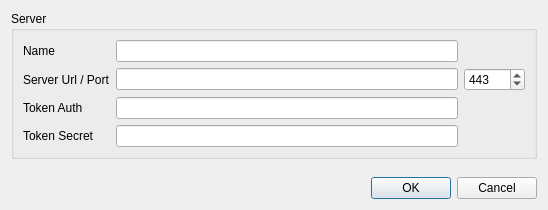
<?xml version="1.0" encoding="UTF-8"?>
<ui version="4.0">
 <class>Dialog</class>
 <widget class="QDialog" name="Dialog">
  <property name="geometry">
   <rect>
    <x>0</x>
    <y>0</y>
    <width>548</width>
    <height>210</height>
   </rect>
  </property>
  <property name="windowTitle">
   <string>Dialog</string>
  </property>
  <layout class="QVBoxLayout" name="verticalLayout">
   <item>
    <widget class="QGroupBox" name="groupBox_4">
     <property name="title">
      <string>Server</string>
     </property>
     <layout class="QGridLayout" name="gridLayout_2">
      <item row="1" column="1">
       <widget class="QLineEdit" name="leServerUrl">
        <property name="toolTip">
         <string>&lt;html&gt;&lt;head/&gt;&lt;body&gt;&lt;p&gt;Path to look for templates, post processors, tool tables and other external files.&lt;/p&gt;&lt;p&gt;&lt;br/&gt;&lt;/p&gt;&lt;p&gt;If left empty the macro directory is used.&lt;/p&gt;&lt;/body&gt;&lt;/html&gt;</string>
        </property>
       </widget>
      </item>
      <item row="3" column="0">
       <widget class="QLabel" name="label">
        <property name="text">
         <string>Token Secret</string>
        </property>
       </widget>
      </item>
      <item row="3" column="1">
       <widget class="QLineEdit" name="leTokenSecret"/>
      </item>
      <item row="2" column="1">
       <widget class="QLineEdit" name="leTokenAuth">
        <property name="toolTip">
         <string>&lt;html&gt;&lt;head/&gt;&lt;body&gt;&lt;p&gt;The default template to be selected when creating a new Job. &lt;/p&gt;&lt;p&gt;&lt;br/&gt;&lt;/p&gt;&lt;p&gt;This can be helpful when almost all jobs will be processed by the same machine with a similar setup.&lt;/p&gt;&lt;p&gt;&lt;br/&gt;&lt;/p&gt;&lt;p&gt;If left empty no template will be preselected.&lt;/p&gt;&lt;/body&gt;&lt;/html&gt;</string>
        </property>
       </widget>
      </item>
      <item row="0" column="0">
       <widget class="QLabel" name="label_2">
        <property name="text">
         <string>Name</string>
        </property>
       </widget>
      </item>
      <item row="0" column="1">
       <widget class="QLineEdit" name="leServerName"/>
      </item>
      <item row="2" column="0">
       <widget class="QLabel" name="label_8">
        <property name="text">
         <string>Token Auth</string>
        </property>
       </widget>
      </item>
      <item row="1" column="0">
       <widget class="QLabel" name="label_7">
        <property name="text">
         <string>Server Url / Port</string>
        </property>
       </widget>
      </item>
      <item row="1" column="2">
       <widget class="QSpinBox" name="spinPort">
        <property name="maximum">
         <number>10000</number>
        </property>
        <property name="value">
         <number>443</number>
        </property>
       </widget>
      </item>
     </layout>
    </widget>
   </item>
   <item>
    <spacer name="verticalSpacer">
     <property name="orientation">
      <enum>Qt::Vertical</enum>
     </property>
     <property name="sizeHint" stdset="0">
      <size>
       <width>20</width>
       <height>40</height>
      </size>
     </property>
    </spacer>
   </item>
   <item>
    <widget class="QDialogButtonBox" name="buttonBox">
     <property name="orientation">
      <enum>Qt::Horizontal</enum>
     </property>
     <property name="standardButtons">
      <set>QDialogButtonBox::Cancel|QDialogButtonBox::Ok</set>
     </property>
    </widget>
   </item>
  </layout>
 </widget>
 <tabstops>
  <tabstop>leServerName</tabstop>
  <tabstop>leServerUrl</tabstop>
  <tabstop>spinPort</tabstop>
  <tabstop>leTokenAuth</tabstop>
  <tabstop>leTokenSecret</tabstop>
 </tabstops>
 <resources/>
 <connections>
  <connection>
   <sender>buttonBox</sender>
   <signal>accepted()</signal>
   <receiver>Dialog</receiver>
   <slot>accept()</slot>
   <hints>
    <hint type="sourcelabel">
     <x>248</x>
     <y>254</y>
    </hint>
    <hint type="destinationlabel">
     <x>157</x>
     <y>274</y>
    </hint>
   </hints>
  </connection>
  <connection>
   <sender>buttonBox</sender>
   <signal>rejected()</signal>
   <receiver>Dialog</receiver>
   <slot>reject()</slot>
   <hints>
    <hint type="sourcelabel">
     <x>316</x>
     <y>260</y>
    </hint>
    <hint type="destinationlabel">
     <x>286</x>
     <y>274</y>
    </hint>
   </hints>
  </connection>
 </connections>
</ui>
